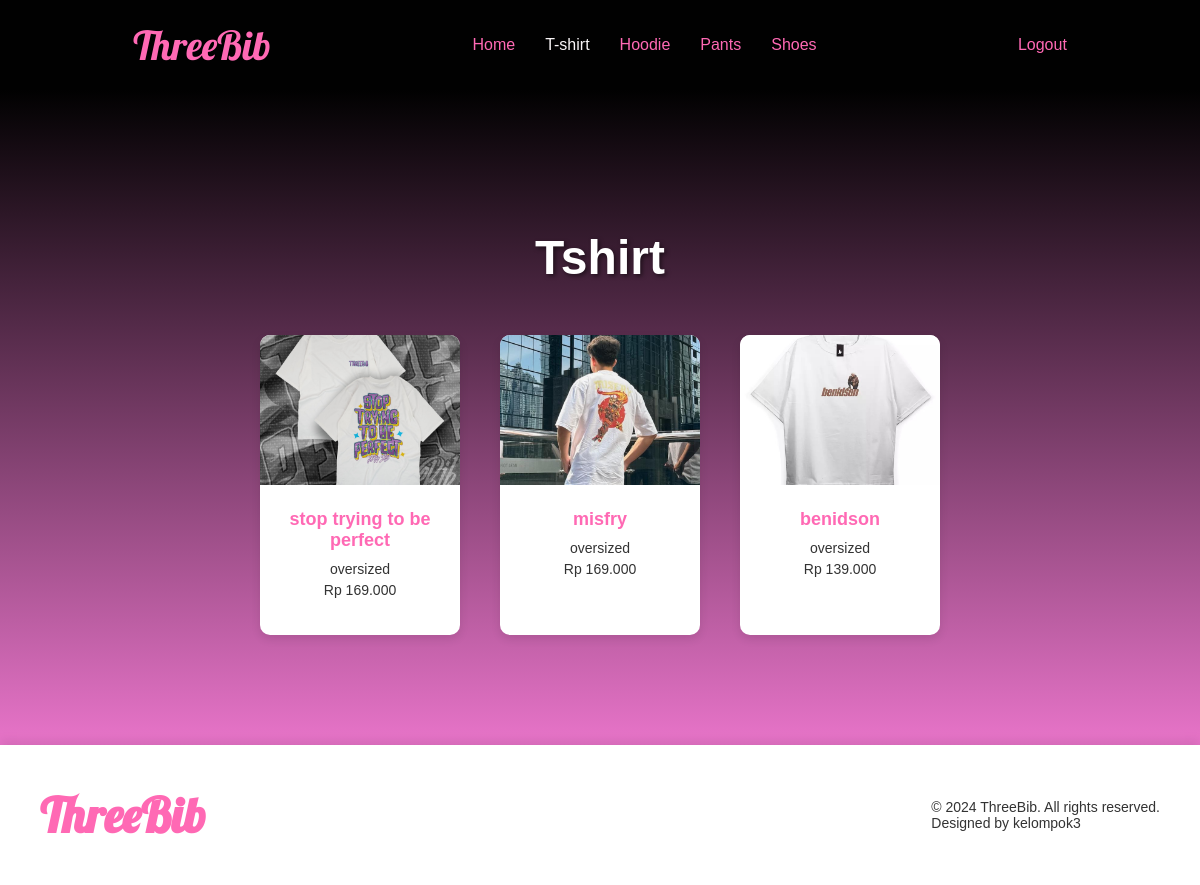
Page /produk.php?table=tshirt on the committed database.
### tables this page shows
CREATE TABLE `tshirt` (
  `id` int(11) NOT NULL,
  `nama` varchar(100) NOT NULL,
  `jenis` varchar(100) NOT NULL,
  `kategori` varchar(100) NOT NULL,
  `harga` int(11) NOT NULL,
  `detail` varchar(200) NOT NULL,
  `gambar` varchar(100) NOT NULL
);

### function.php (called while the page is built, shortened)
<?php
$conn = mysqli_connect("localhost", "root", "", "barang");
function query($query) {
    global $conn;
    $result = mysqli_query($conn, $query);
    $rows = [];
    while ($row = mysqli_fetch_assoc($result)) {
        $rows [] = $row;
    }
    return $rows;
};
?>

### produk.php (the view, shortened to what this page needs)
<?php
require 'function.php';
$table = isset($_GET['table']) ? $_GET['table'] : 'barang';
$data = query("SELECT * FROM $table");
?>
<!DOCTYPE html>
<html lang="en">
<head>
    <link rel="stylesheet" type="text/css" href="css/produk.css" />
</head>
<body>
    <header>
        <nav class="navbar">
            <div class="container">
                <div class="logo">
                    <a href="index.php">ThreeBib</a>
                </div>
                <div class="nav-list">
                    <ul>
                        <li><a href="index.php">Home</a></li>
                        <li><a href="produk.php?table=tshirt"class="<?= $table === 'tshirt' ? 'active' : ''; ?>">T-shirt</a></li>
                        <li><a href="produk.php?table=hoodie" class="<?= $table === 'hoodie' ? 'active' : ''; ?>">Hoodie</a></li>
                        <li><a href="produk.php?table=pants" class="<?= $table === 'pants' ? 'active' : ''; ?>">Pants</a></li>
                        <li><a href="produk.php?table=shoes" class="<?= $table === 'shoes' ? 'active' : ''; ?>">Shoes</a></li>
                    </ul>
                </div>
                <div class="logout">
                    <a href="logout.php">Logout</a>
                </div>
            </div>
        </nav>
    </header>
    <main>
        <article class="produk" id="<?= $table; ?>">
            <div class="container">
                <div class="title">
                <h1><?= ucfirst($table); ?></h1>
                </div>
                <div class="produk-list">
                    <?php foreach ($data as $item): ?>
                    <div class="card"
                        onclick="openPopup('<?= htmlspecialchars($item['nama']); ?>', '<?= htmlspecialchars($item['jenis']); ?>', 'Rp <?= number_format($item['harga'], 0, ',', '.'); ?>', 'img/<?= $item['gambar']; ?>', '<?= htmlspecialchars($item['detail']); ?>', '<?= $item['id']; ?>', '<?= $table; ?>')">
                        <img src="img/<?= $item['gambar']; ?>" alt="Gambar <?= htmlspecialchars($item['nama']); ?>">
                        <div class="card-content">
                            <h2><?= htmlspecialchars($item['nama']); ?></h2>
                            <p><?= htmlspecialchars($item['jenis']); ?></p>
                            <p>Rp <?= number_format($item['harga'], 0, ',', '.'); ?></p>
                        </div>
                    </div>
                    <?php endforeach; ?>
                </div>
            </div>
        </article>
    </main>
    <footer>
        <div class="container">
            <div class="footer-content">
                <div class="footer-logo">
                    <a href="index.php"><strong>ThreeBib</strong></a>
                </div>
                <div class="footer-info">
                    <p>&copy; 2024 ThreeBib. All rights reserved.</p>
                    <p>Designed by kelompok3</p>
                </div>
            </div>
        </div>
    </footer>
</body>
</html>

### css/produk.css (style rules this page uses)
body { font-family: Arial, sans-serif; background-size: cover; margin: 0; padding: 0; }
.container { max-width: 1200px; margin: 0 auto; padding: 20px; }
header { background-color: #010101; box-shadow: 0 4px 10px rgba(0, 0, 0, 0.1); }
.navbar { padding: 10px 20px; }
.navbar .container { display: flex; justify-content: space-around; align-items: center; padding: 10px 20px; }
.logo a { font-family: "Lobster", cursive; font-size: 2.5rem; color: #ff69b4; text-decoration: none; }
.nav-list ul { list-style-type: none; margin: 0; padding: 0; display: flex; }
.nav-list ul li { margin: 0 15px; }
.nav-list ul li a { text-decoration: none; color: #ff69b4; font-size: 16px; transition: color 0.3s; }
.nav-list ul li a:hover, .nav-list ul li a.active { color: #faf6f8; }
.logout a { text-decoration: none; color: #ff69b4; font-size: 16px; transition: color 0.3s; }
.produk { color: #f378bf; background: linear-gradient(to bottom, #010101, rgb(232, 116, 201)); text-decoration: none; align-items: center; }
.produk .container { flex-direction: column; align-items: center; padding: 100px 0; }
.produk .container .produk-list { flex-wrap: wrap; justify-content: center; align-items: center; width: 100%; display: flex; grid-template-columns: repeat( auto-fill, minmax(200px, 1fr) ); gap: 20px; }
.produk .container .title { font-size: 2rem; color: white; text-shadow: 2px 2px 4px rgba(0, 0, 0, 0.5); text-align: center; }
.card { background-color: white; border-radius: 10px; box-shadow: 0 4px 10px rgba(0, 0, 0, 0.1); margin: 10px; width: 200px; height: 300px; overflow: hidden; text-align: center; transition: transform 0.3s; cursor: pointer; }
.card img { width: 100%; height: 150px; object-fit: cover; }
.card-content { padding: 10px; }
.card-content h2 { font-size: 18px; color: #ff69b4; margin: 10px 0; }
.card-content p { font-size: 14px; color: #333; margin: 5px 0; }
footer { background-color: rgba(255, 255, 255, 0.9); padding: 20px 0; box-shadow: 0 -4px 10px rgba(0, 0, 0, 0.1); }
.footer-content { display: flex; justify-content: space-between; align-items: center; padding: 0 20px; }
.footer-logo a { font-family: "Lobster", cursive; font-size: 3rem; color: #ff69b4; text-decoration: none; }
.footer-info p { font-size: 14px; color: #333; margin: 0; }

### rows in the picture
tshirt: gambar (picture), nama "stop trying to be perfect", jenis "oversized", harga "169.000"
tshirt: gambar (picture), nama "misfry", jenis "oversized", harga "169.000"
tshirt: gambar (picture), nama "benidson", jenis "oversized", harga "139.000"

### other values in the picture
$table "Tshirt"
